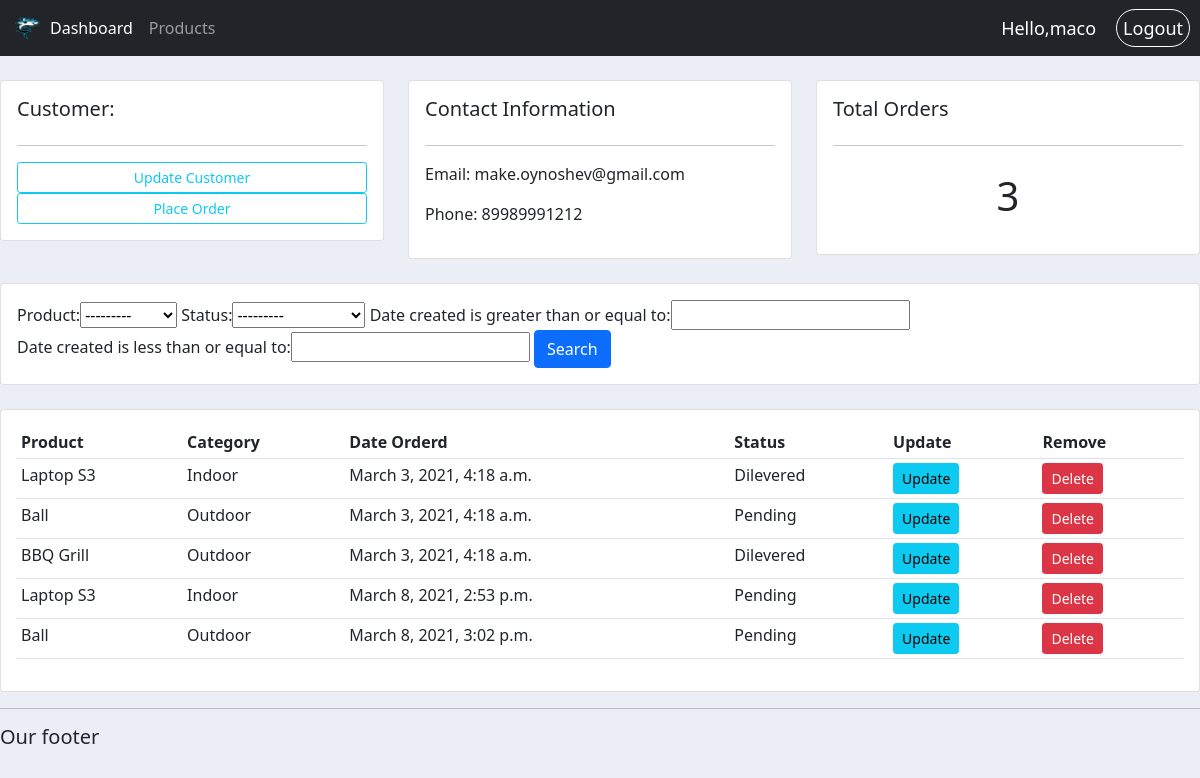
The page /customer/1/ (signed in) on the database as committed earlier.
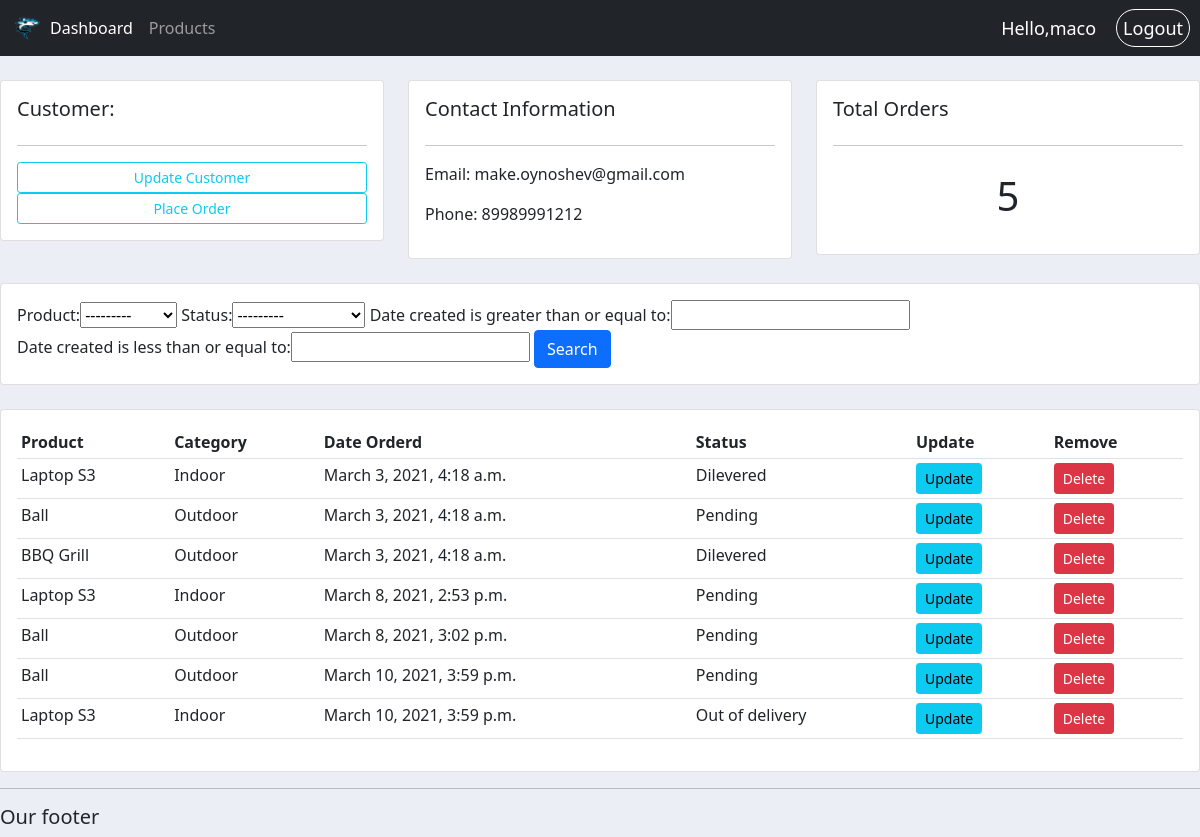
The same page on the database as committed later.
### accounts/models.py (models this page shows, shortened)
class Customer(models.Model):
	name = models.CharField(max_length=200, null=True)
	phone = models.CharField(max_length=200, null=True)
	email = models.CharField(max_length=200, null=True)
	date_created = models.DateTimeField(auto_now_add=True)

class Order(models.Model):
	STATUS = (
			('Pending', 'Pending'),
			('Out of delivery', 'Out of delivery'),
			('Dilevered', 'Dilevered'),
		)
	customer = models.ForeignKey(Customer, null=True, on_delete=models.SET_NULL)
	product = models.ForeignKey(Product, null=True, on_delete=models.SET_NULL)
	date_created = models.DateTimeField(auto_now_add=True)
	status = models.CharField(max_length=200, null=True, choices=STATUS)

class Product(models.Model):
	CATAGORY = (
			('Indoor', 'Indoor'),
			('Outdoor', 'Outdoor'),
		)
	name = models.CharField(max_length=200, null=True)
	price = models.FloatField(null=True)
	description = models.CharField(max_length=200, null=True, blank=True)
	date_created = models.DateTimeField(auto_now_add=True)
	category = models.CharField(max_length=200, null=True, choices=CATAGORY)
	tags = models.ManyToManyField(Tag)
	def __str__ (self):
		return self.name

### accounts/views.py (the view)
# urls.py: path('customer/<str:pk_test>/', views.customer, name="customer"),
@login_required(login_url='login')
def customer(request, pk_test):
	customer = Customer.objects.get(id=pk_test)
	orders = customer.order_set.all()
	total_orders = orders.count()
	myFilter = OrderFilter(request.GET, queryset=Order.objects.all())
	orders = myFilter.qs
	context = {
		'customer': customer,
		'orders': orders,
		'total_orders': total_orders,
		'myFilter': myFilter,
	}
	return render(request, 'accounts/customer.html', context)

### accounts/templates/accounts/customer.html
{% extends 'accounts/main.html' %}
{% block content %}
	<br>
<div class="row">
	<div class="col-md">
		<div class="card card-body">
			<h5>Customer:</h5>
			<hr>
			<a class="btn btn-outline-info  btn-sm " href="">Update Customer</a>
			<a  class="btn btn-sm btn-outline-info" href="{% url 'create_order' customer.id %}" >Place Order</a>
		</div>
	</div>
	<div class="col-md">
		<div class="card card-body">
			<h5>Contact Information</h5>
			<hr>
			<p>Email: {{customer.email}}</p>
			<p>Phone: {{customer.phone}}</p>
		</div>
	</div>
	<div class="col-md">
		<div class="card card-body">
			<h5>Total Orders</h5>
			<hr>
			<h1 style="text-align: center;padding: 10px">{{total_orders}}</h1>
		</div>
	</div>
</div>
<br>
<div class="row">
	<div class="col">
		<div class="card card-body">
			<form method="get">
				{{ myFilter.form }}
		    <button class="btn btn-primary" type="submit">Search</button>
		  </form>
		</div>
	</div>
</div>
<br>
<div class="row">
	<div class="col-md">
		<div class="card card-body">
			<table class="table table-sm">
				<tr>
					<th>Product</th>
					<th>Category</th>
					<th>Date Orderd</th>
					<th>Status</th>
					<th>Update</th>
					<th>Remove</th>
				</tr>
				{% for order in orders %}
					<tr>
						<td>{{order.product}}</td>
						<td>{{order.product.category}}</td>
						<td>{{order.date_created}}</td>
						<td>{{order.status}}</td>
						<td><a class="btn btn-sm btn-info" href="{% url 'update_order' order.id %}">Update</a></td>
						<td><a class="btn btn-sm btn-danger" href="{% url 'delete_order' order.id %}">Delete</a></td>
					</tr>
				{% endfor%}
			</table>
		</div>
	</div>
</div>
{% endblock %}

### accounts/templates/accounts/main.html (shortened to what this page needs)
{% load static %}
<!DOCTYPE html>
 <html lang="en">
 <head>
 	<link href="https://cdn.jsdelivr.net/npm/bootstrap@5.0.0-beta2/dist/css/bootstrap.min.css" rel="stylesheet">
 	<link rel="stylesheet" href="{% static 'css/main.css' %}">
 </head>
 <body>
 	{% include 'accounts/navbar.html' %}
 	{% block content %}
 	{% endblock %}
 	<hr>
 	<h5>Our footer</h5>
 </body>
 </html>

### accounts/templates/accounts/navbar.html (shortened to what this page needs)
{% load static %}
<nav class="navbar navbar-expand-lg navbar-dark bg-dark">
  <div class="container-fluid">
    <img src="{% static 'images/logo.png' %}" id="logo">
    <div class="collapse navbar-collapse" id="navbarNav">
      <ul class="navbar-nav">
        <li class="nav-item">
          <a class="nav-link active" aria-current="page" href="{% url 'home' %}">Dashboard</a>
        </li>
        <li class="nav-item">
          <a class="nav-link" href="{% url 'products'%}">Products</a>
        </li>
      </ul>
    </div>
  </div>
  <span class='great-message'>Hello,{{request.user}} </span>
  <span><a class ="logout" href="{% url 'logout' %}"> Logout</a></span>
</nav>

### static/css/main.css (style rules this page uses)
#logo { width: 30px; height: auto; }
body { background: #ebeff5; }

### accounts/templates/accounts/navbar.html (style rules this page uses)
.great-message { color:white; font-size: 18px; padding-right: 20px; }
.logout { text-decoration: none; color:white; padding:6px; font-size: 18px; margin-right: 10px; border: 1px solid white; border-radius: 20px; }

Rows that differ between the two databases and show on the page:
added Order: product "Ball", product.category "Outdoor", date_created "March 10, 2021, 3:59 p.m.", status "Pending"
added Order: product "Laptop S3", product.category "Indoor", date_created "March 10, 2021, 3:59 p.m.", status "Out of delivery"
Other text that changed with them:
{{ total_orders }}: "3" → "5"
